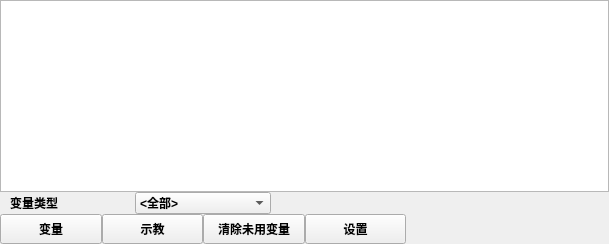
       <widget class="QWidget" name="page_variable">
        <property name="font">
         <font>
          <weight>75</weight>
          <bold>true</bold>
         </font>
        </property>
        <layout class="QGridLayout" name="gridLayout_14">
         <property name="leftMargin">
          <number>0</number>
         </property>
         <property name="topMargin">
          <number>0</number>
         </property>
         <property name="rightMargin">
          <number>0</number>
         </property>
         <property name="bottomMargin">
          <number>0</number>
         </property>
         <item row="0" column="0">
          <layout class="QGridLayout" name="gridLayout_13" columnstretch="1,1,1,1,2">
           <property name="spacing">
            <number>0</number>
           </property>
           <item row="0" column="0" colspan="5">
            <widget class="QTreeView" name="treeView_variable"/>
           </item>
           <item row="1" column="0" colspan="5">
            <widget class="QWidget" name="widget" native="true">
             <property name="font">
              <font>
               <weight>75</weight>
               <bold>true</bold>
              </font>
             </property>
             <property name="styleSheet">
              <string notr="true">border-color: rgb(0, 0, 0);</string>
             </property>
             <layout class="QHBoxLayout" name="horizontalLayout_3" stretch="1,1,2,5">
              <property name="spacing">
               <number>0</number>
              </property>
              <property name="leftMargin">
               <number>0</number>
              </property>
              <property name="topMargin">
               <number>0</number>
              </property>
              <property name="rightMargin">
               <number>0</number>
              </property>
              <property name="bottomMargin">
               <number>0</number>
              </property>
              <item>
               <widget class="QLabel" name="label_variable_type">
                <property name="font">
                 <font>
                  <weight>75</weight>
                  <bold>true</bold>
                 </font>
                </property>
                <property name="text">
                 <string>变量类型</string>
                </property>
                <property name="alignment">
                 <set>Qt::AlignCenter</set>
                </property>
               </widget>
              </item>
              <item>
               <spacer name="horizontalSpacer_3">
                <property name="orientation">
                 <enum>Qt::Horizontal</enum>
                </property>
                <property name="sizeHint" stdset="0">
                 <size>
                  <width>73</width>
                  <height>20</height>
                 </size>
                </property>
               </spacer>
              </item>
              <item>
               <widget class="QComboBox" name="comboBox_variable_type">
                <property name="font">
                 <font>
                  <weight>75</weight>
                  <bold>true</bold>
                 </font>
                </property>
                <item>
                 <property name="text">
                  <string>&lt;全部&gt;</string>
                 </property>
                </item>
                <item>
                 <property name="text">
                  <string>INTEGER</string>
                 </property>
                </item>
                <item>
                 <property name="text">
                  <string>FLOAT</string>
                 </property>
                </item>
                <item>
                 <property name="text">
                  <string>BOOL</string>
                 </property>
                </item>
                <item>
                 <property name="text">
                  <string>STRING</string>
                 </property>
                </item>
                <item>
                 <property name="text">
                  <string>DYNAMIC</string>
                 </property>
                </item>
                <item>
                 <property name="text">
                  <string>AXISPOS</string>
                 </property>
                </item>
                <item>
                 <property name="text">
                  <string>TOOL</string>
                 </property>
                </item>
                <item>
                 <property name="text">
                  <string>CARTREFSYS</string>
                 </property>
                </item>
                <item>
                 <property name="text">
                  <string>CARTPOS</string>
                 </property>
                </item>
                <item>
                 <property name="text">
                  <string>OVERLAP</string>
                 </property>
                </item>
               </widget>
              </item>
              <item>
               <spacer name="horizontalSpacer_4">
                <property name="orientation">
                 <enum>Qt::Horizontal</enum>
                </property>
                <property name="sizeHint" stdset="0">
                 <size>
                  <width>376</width>
                  <height>20</height>
                 </size>
                </property>
               </spacer>
              </item>
             </layout>
            </widget>
           </item>
           <item row="2" column="0">
            <widget class="QPushButton" name="btn_variable_do">
             <property name="minimumSize">
              <size>
               <width>0</width>
               <height>30</height>
              </size>
             </property>
             <property name="text">
              <string>变量</string>
             </property>
            </widget>
           </item>
           <item row="2" column="1">
            <widget class="QPushButton" name="btn_variable_shijiao">
             <property name="minimumSize">
              <size>
               <width>0</width>
               <height>30</height>
              </size>
             </property>
             <property name="text">
              <string>示教</string>
             </property>
            </widget>
           </item>
           <item row="2" column="2">
            <widget class="QPushButton" name="btn_variable_clear">
             <property name="minimumSize">
              <size>
               <width>0</width>
               <height>30</height>
              </size>
             </property>
             <property name="text">
              <string>清除未用变量</string>
             </property>
            </widget>
           </item>
           <item row="2" column="3">
            <widget class="QPushButton" name="btn_variable_set">
             <property name="minimumSize">
              <size>
               <width>0</width>
               <height>30</height>
              </size>
             </property>
             <property name="text">
              <string>设置</string>
             </property>
            </widget>
           </item>
           <item row="2" column="4">
            <spacer name="horizontalSpacer_2">
             <property name="orientation">
              <enum>Qt::Horizontal</enum>
             </property>
             <property name="sizeHint" stdset="0">
              <size>
               <width>40</width>
               <height>20</height>
              </size>
             </property>
            </spacer>
           </item>
          </layout>
         </item>
        </layout>
       </widget>
